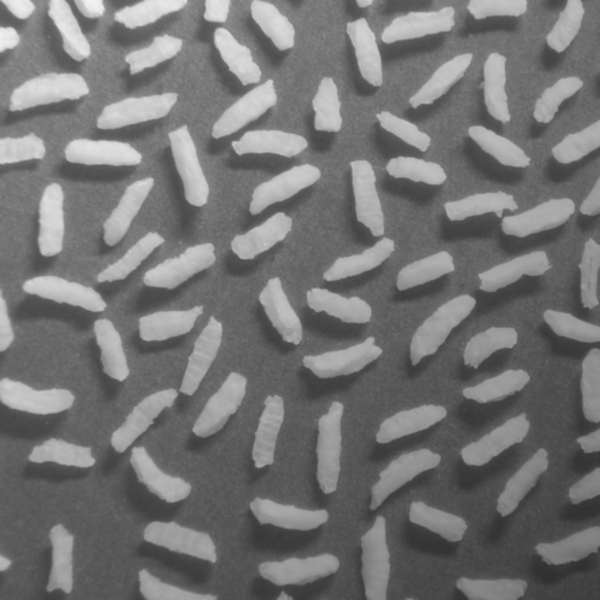
#> input picture Immagini/granelli_riso.tif, 600 x 600 px
$ python op_morfologiche.py   (older library calls are emulated)
#> lines starting #> are read from the running program, lines starting #| are printed output that depends on the picture; after the words box and inside, x2 and y2 are one past the last pixel; in counts of white or black regions, pixels touching at a corner belong together
# -*- coding: utf-8 -*-
"""
Created on Tue Apr 15 11:21:14 2025

@author: david
"""
import skimage.io as io
import numpy as np
import matplotlib.pyplot as plt
import scipy.ndimage as ndi
import skimage.morphology as morph
from sklearn.cluster import k_means

x= np.float64(io.imread('../Immagini/granelli_riso.tif'))
#> x: shape (600, 600) float64; min 47, max 243, mean 116.4
plt.figure(1)
plt.imshow(x, clim=None, cmap='gray')

b = morph.disk(7)

plt.figure()
plt.imshow(b, clim=None, cmap='gray') #non servono tag
plt.title('Elemento strutturante')


#OPENING E CLOSING
#Rimuovere oggetti piccoli mantenedo le dimensioni degli oggetti piu grandi

plt.close('all')
x= np.float64(io.imread('../Immagini/immagini_lab_morfologia/circbw_bool.tif'))
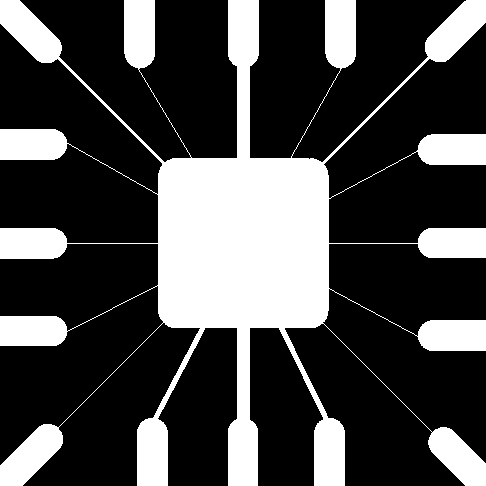
#> input picture Immagini/immagini_lab_morfologia/circbw_bool.tif, 486 x 486 px
#> x: shape (486, 486) float64; values 0 (black) and 1 (white), 28.1% white; 1 white region, box (x1, y1, x2, y2) and area: (0, 0, 486, 486) 66259
plt.figure(1)
plt.imshow(x, clim=[0,1], cmap='gray')

s = morph.rectangle(40,30)
z = morph.binary_erosion(x,s)
#> z: shape (486, 486) bool; 8% white; 11 white regions (2 under 20 px), largest, box (x1, y1, x2, y2) and area: (173, 178, 315, 309) 18302, (243, 0, 245, 38) 75, (139, 0, 141, 38) 73
y = morph.binary_dilation(z,s)
#> y: shape (486, 486) bool; 17.4% white; 11 white regions, largest, box (x1, y1, x2, y2) and area: (158, 158, 329, 328) 28770, (228, 0, 259, 57) 1766, (137, 429, 168, 486) 1766

plt.figure(2)
plt.imshow(y, clim=[0,1], cmap='gray')


#ESTRAZIONE DEI BORDI
#Possiamo estrarre i bordi attraverso l'erosione (erosione e differenza con immagine originale)
#+ dilatazione per aumentare spessore della linea ottenuta
plt.close('all')
x= np.float64(io.imread('../Immagini/immagini_lab_morfologia/volto_bool.tif'))
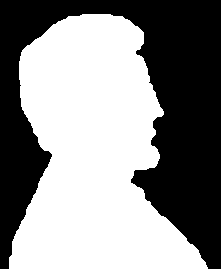
#> input picture Immagini/immagini_lab_morfologia/volto_bool.tif, 221 x 269 px
#> x: shape (269, 221) float64; values 0 (black) and 1 (white), 54.6% white; 1 black region, box (x1, y1, x2, y2) and area: (0, 0, 221, 269) 26994
plt.figure(1)
plt.imshow(x, clim=[0,1], cmap='gray')

b= morph.disk(2)
y = morph.erosion(x,b)
#> y: shape (269, 221) float64; values 0 (black) and 1 (white), 52.5% white; 1 black region, box (x1, y1, x2, y2) and area: (0, 0, 221, 269) 28234
y = x - y
#> y: shape (269, 221) float64; values 0 (black) and 1 (white), 2.1% white in thin lines or dots, all inside (x1, y1, x2, y2) = (9, 14, 208, 269)
y = morph.dilation(y, b)
#> y: shape (269, 221) float64; values 0 (black) and 1 (white), 6.2% white; 1 white region, box (x1, y1, x2, y2) and area: (7, 12, 210, 269) 3707
plt.figure(2)
plt.imshow(y, clim=[0,1], cmap='gray')

# Trasformazione Hit-or-Miss
plt.close('all')
x= np.float64(io.imread('../Immagini/immagini_lab_morfologia/quadrati_bool.tif'))
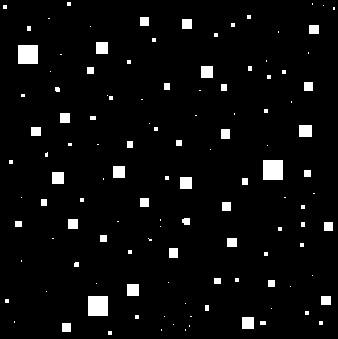
#> input picture Immagini/immagini_lab_morfologia/quadrati_bool.tif, 338 x 339 px
#> x: shape (339, 338) float64; values 0 (black) and 1 (white), 4.3% white; 120 white regions (73 under 20 px), largest, box (x1, y1, x2, y2) and area: (263, 160, 283, 180) 400, (88, 296, 108, 316) 400, (18, 45, 38, 64) 380
plt.figure(1)
plt.imshow(x, clim=[0,1], cmap='gray')

S1 = np.array([[0,0,0],
               [0,1,1],
               [0,1,0]], np.bool)
S2 = np.array([[1,1,1],
               [1,0,0],
               [1,0,0]], np.bool)

C1 = morph.binary_erosion(x,S1)
#> C1: shape (339, 338) bool; 3.4% white; 78 white regions (39 under 20 px), largest, box (x1, y1, x2, y2) and area: (263, 160, 282, 179) 361, (88, 296, 107, 315) 361, (18, 45, 37, 63) 342
C2 = morph.binary_erosion(np.logical_not(x),S2)
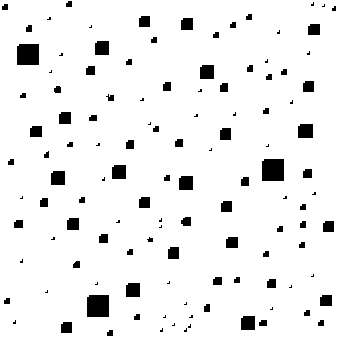
#> C2: shape (339, 338) bool; 93.6% white; 119 black regions (42 under 20 px), largest, box (x1, y1, x2, y2) and area: (262, 159, 284, 181) 480, (87, 295, 109, 317) 480, (17, 44, 39, 65) 458
C = np.logical_and(C1,C2)
#> C: shape (339, 338) bool; 0.07% white in thin lines or dots

plt.figure(2)
plt.imshow(C, clim=[0,1], cmap='gray')

#Thinning e Skeletonization
y = morph.thin(x,np.inf)
#> y: shape (339, 338) bool; 0.16% white in thin lines or dots
plt.figure(3)
plt.imshow(y, clim=[0,1], cmap='gray')

y = morph.skeletonize(x)
#> y: shape (339, 338) bool; 0.27% white in thin lines or dots
plt.figure(4)
plt.imshow(y, clim=[0,1], cmap='gray')

# Applicate questa operazione sempre all’immagine dell’impronta digitale e confrontate il risultato ottenuto con
# la procedura di thinning
plt.close('all')
x= np.float64(io.imread('../Immagini//immagini_lab_morfologia/impronta_bool.tif'))
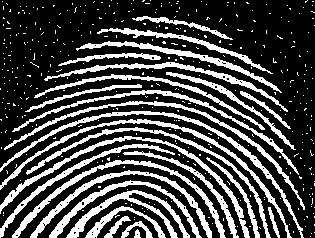
#> input picture Immagini/immagini_lab_morfologia/impronta_bool.tif, 315 x 238 px
#> x: shape (238, 315) float64; values 0 (black) and 1 (white), 28.5% white; 414 white regions (387 under 20 px), largest, box (x1, y1, x2, y2) and area: (0, 111, 304, 238) 1388, (0, 136, 250, 238) 1372, (0, 119, 292, 238) 1337
plt.figure(1)
plt.imshow(x, clim=[0,1], cmap='gray')
plt.title('input')

y = morph.thin(x,np.inf)
#> y: shape (238, 315) bool; 7.7% white in thin lines or dots
plt.figure(2)
plt.imshow(y, clim=[0,1], cmap='gray')

##########################################################
#Immagini su scala di grigio
# Provate a realizzare l’erosione dell’immagine circuito.tif con un disco di raggio 2
plt.close('all')
x= np.float64(io.imread('../Immagini//immagini_lab_morfologia/circuito.tif'))
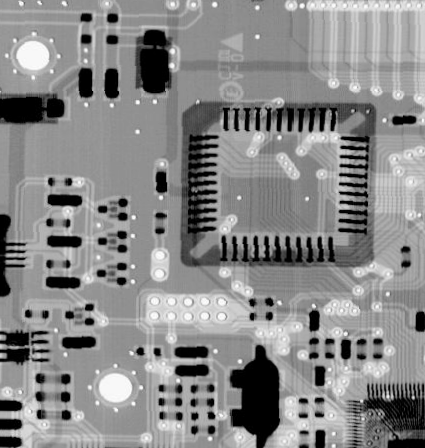
#> input picture Immagini/immagini_lab_morfologia/circuito.tif, 425 x 448 px
#> x: shape (448, 425) float64; min 0, max 255, mean 136.4
plt.figure(1)
plt.imshow(x, clim=None, cmap='gray')
plt.title('input')

b= morph.disk(2)
y = morph.erosion(x,b)
#> y: shape (448, 425) float64

y = x - y
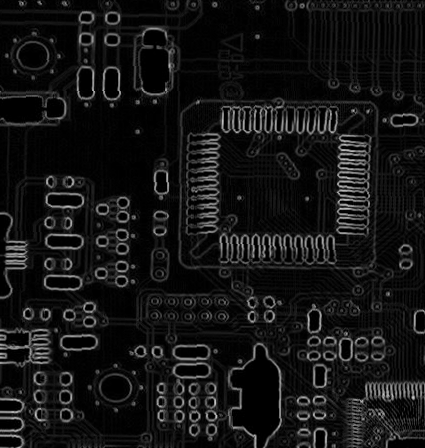
#> y: shape (448, 425) float64; min 0, max 199, mean 20.6

# y = morph.thin(x,np.inf)
plt.figure(2)
plt.imshow(y, clim=None, cmap='gray')


#Smoothing morfologico
plt.close('all')
#> (the run stopped early here; a loop or call above may not have finished)
